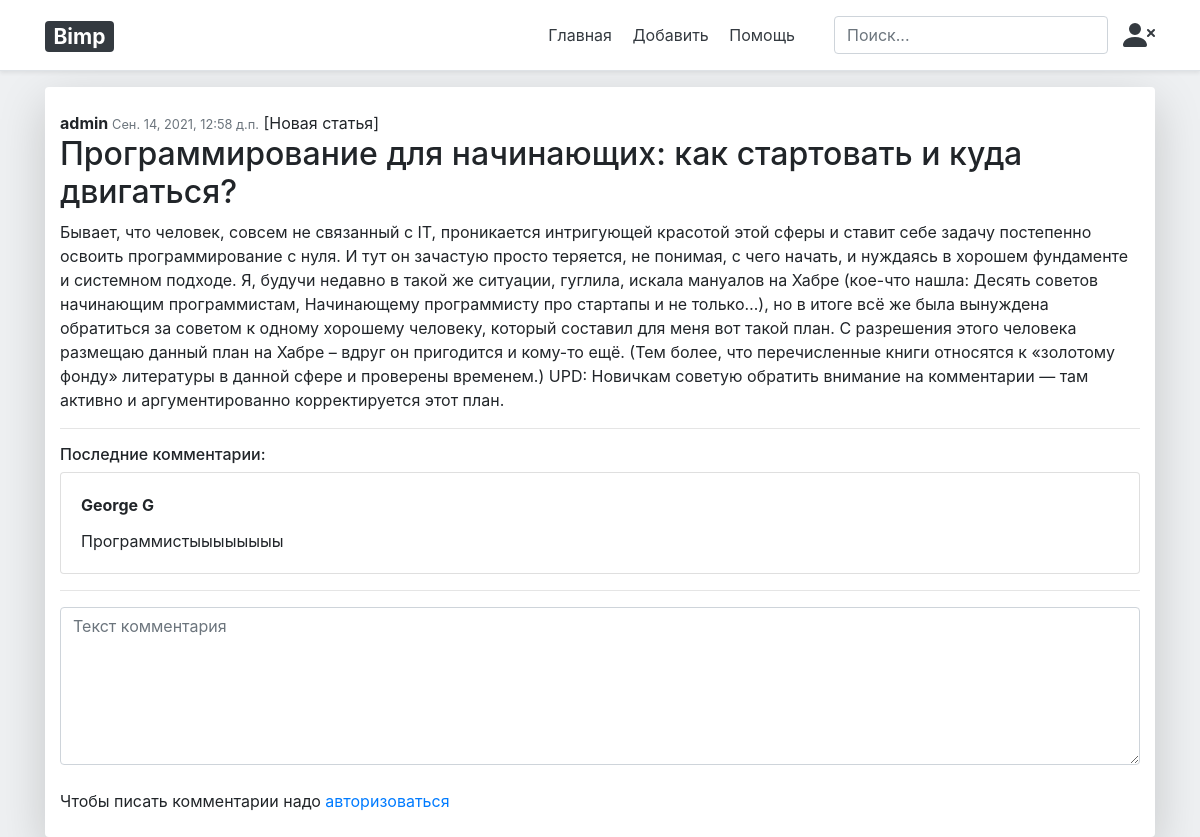
Screenshot of /article/4 with the database file from the repository.
### main/models.py (models this page shows, shortened)
class Article(models.Model):
    user: User = models.ForeignKey(User, on_delete=models.SET_NULL, null=True)
    article_title = models.CharField("название статьи", max_length=200)
    article_text = models.TextField("текст статьи")
    article_introduction = models.TextField("Вступление статьи", default="...", max_length=500)
    introduction_img = models.CharField("картинка вступления", max_length=200, default="", blank=True)
    pub_date = models.DateTimeField("дата публикации")
    def was_publish_recently(self):
        return (timezone.now() - self.pub_date) <= datetime.timedelta(days=7)
    class Meta:
        verbose_name = "Статья"
        verbose_name_plural = "Статьи"

class Comment(models.Model):
    article = models.ForeignKey(Article, on_delete=models.CASCADE)
    author_name = models.CharField("имя автора", max_length=50)
    comment_text = models.CharField("текст коментария", max_length=200)
    class Meta:
        verbose_name = "Комментарий"
        verbose_name_plural = "Комментарии"

### main/views.py (the view)
# urls.py: path('article/<int:article_id>', views.article, name='article'),
def article(request: HttpRequest, article_id):
    try:
        a = Article.objects.get(id=article_id)
    except Article.DoesNotExist:
        raise Http404("Статья не найдена!")
    c = a.comment_set.order_by('-id')[:10]
    return render(request, 'main/article.html', {"article": a, "last_comments": c})

### main/templates/main/article.html (shortened to what this page needs)
{% extends 'base.html' %}
{% block content %}
    <div class="container shadow-lg bg-white rounded">
        <br>
        <div>
            <span class="font-weight-bolder">
                {% if article.user %}
                    {{article.user.username}}
                {% else %}
                    Noname
                {% endif %}
            </span>
            <span class="text-secondary small em">{{article.pub_date}}</span>
            {% if article.was_publish_recently %}
                [Новая статья]
            {% endif %}
        </div>
        <h2>{{article.article_title}}</h2>
        <p>{{article.article_text|safe}}</p>
        <hr>
        <h6>Последние комментарии:</h6>
        {% if last_comments %}
            <div class="cards">
            {% for c in last_comments %}
                <div class="card mb-3">
                    <div class="card-body border-primary border-dark">
                            <p class="card-title"><strong class="text-right">{{c.author_name}}</strong></p>
                            <p class="card-text">{{c.comment_text}}</p>
                    </div>
                </div>
            {% endfor %}
            </div>
        {% else %}
            Комментариев пока нет будьте первым =)
        {% endif %}
        <hr>
        <form action="{% url 'main:post_comment' article.id %}" method="post">
            <textarea name="text" required placeholder="Текст комментария" cols="60" rows="6" class="form-control"></textarea><br>
            {% if user.is_authenticated %}
                <button type="submit" class="btn btn-success">Отправить комментарий</button>
            {% else %}
                <span class="warning">Чтобы писать комментарии надо <a href="{% url 'main:login' %}">авторизоваться</a></span>
            {% endif %}
        </form>
        <br>
    </div>
{% endblock %}

### rows the page displays
Article: user.username "admin", pub_date "Сен. 14, 2021, 12:58 д.п.", article_title "Программирование для начинающих: как стартовать и куда двигаться?", article_text "Бывает, что человек, совсем не связанный с IT, проникается интригующей красотой этой сферы и ставит себе задачу постепенно освоить программирование с нуля. И тут он зачастую просто теряется, не понимая, с чего начать, и нуждаясь в хорошем фундаменте и системном подходе. Я, будучи недавно в такой же ситуации, гуглила, искала мануалов на Хабре (кое-что нашла: Десять советов начинающим программистам, Начинающему программисту про стартапы и не только…), но в итоге всё же была вынуждена обратиться за советом к одному хорошему человеку, который составил для меня вот такой план. С разрешения этого человека размещаю данный план на Хабре – вдруг он пригодится и кому-то ещё. (Тем более, что…"
Comment: author_name "George G", comment_text "Программистыыыыыыыы"
